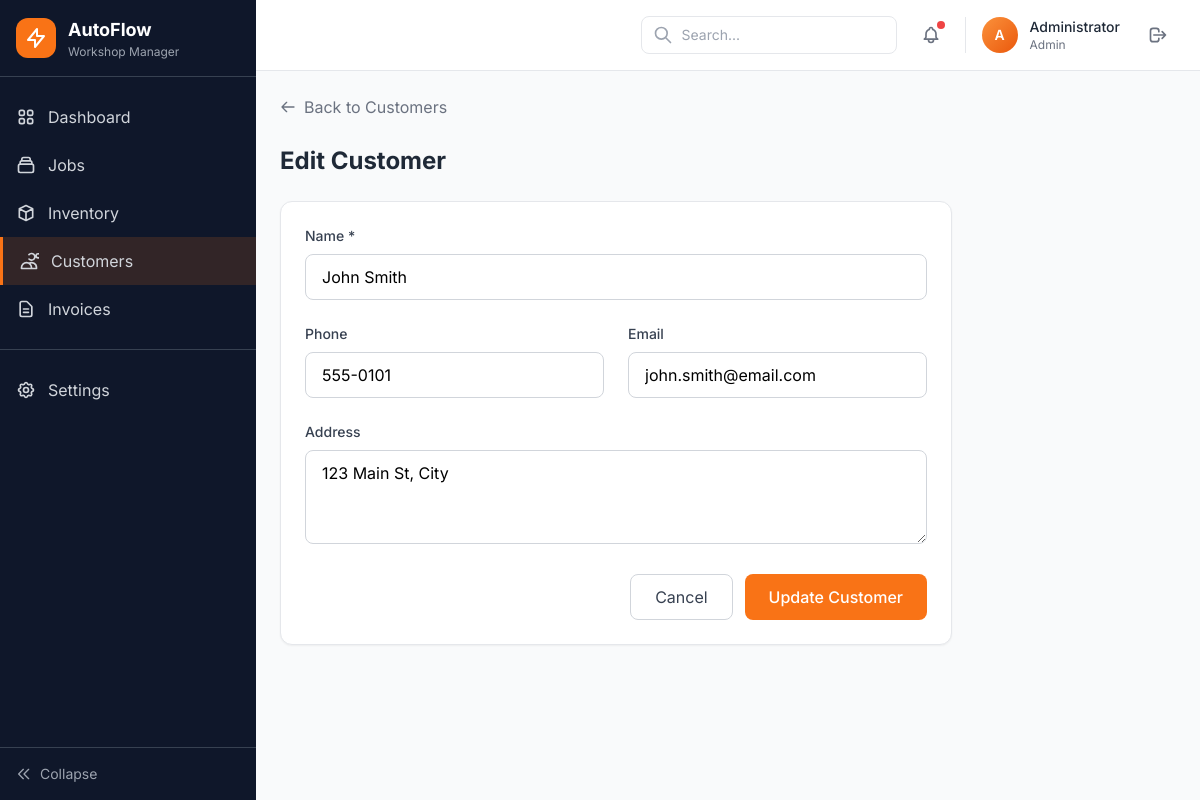
/public/admin/customers/1/edit (signed in), run on the app's committed database.
### tables this page shows
CREATE TABLE IF NOT EXISTS customers (
    id INT AUTO_INCREMENT PRIMARY KEY,
    name VARCHAR(100) NOT NULL,
    phone VARCHAR(20),
    email VARCHAR(100),
    address TEXT,
    created_at TIMESTAMP DEFAULT CURRENT_TIMESTAMP,
    updated_at TIMESTAMP DEFAULT CURRENT_TIMESTAMP ON UPDATE CURRENT_TIMESTAMP
);

### app/Controllers/CustomerController.php (called while the page is built, shortened)
<?php
class CustomerController extends Controller
{
    private CustomerModel $customerModel;
    public function __construct()
    {
        $this->customerModel = new CustomerModel();
    }
    public function edit(string $id): void
    {
        $customer = $this->customerModel->getById((int)$id);
        $this->view('admin/customers/form', [
            'pageTitle' => 'Edit Customer',
            'user' => $this->getCurrentUser(),
            'customer' => $customer,
            'flash' => $this->getFlash()
        ]);
    }
}

### public/index.php (called while the page is built, shortened)
<?php
spl_autoload_register(function ($class) {
    $prefix = 'App\\';
    $baseDir = BASE_PATH . '/app/';
    $len = strlen($prefix);
    $relativeClass = substr($class, $len);
    $file = $baseDir . str_replace('\\', '/', $relativeClass) . '.php';
});
$router = new Router();
$router->get('/', 'AuthController', 'login');
$router->get('/login', 'AuthController', 'login');
$router->post('/login', 'AuthController', 'authenticate');
$router->get('/logout', 'AuthController', 'logout');
$router->get('/admin/dashboard', 'DashboardController', 'index');
$router->get('/admin/jobs', 'JobController', 'index');
$router->get('/admin/jobs/create', 'JobController', 'create');
$router->post('/admin/jobs/store', 'JobController', 'store');
$router->get('/admin/jobs/{id}', 'JobController', 'show');
$router->get('/admin/jobs/{id}/edit', 'JobController', 'edit');
$router->post('/admin/jobs/{id}/update', 'JobController', 'update');
$router->post('/admin/jobs/{id}/delete', 'JobController', 'delete');
$router->post('/admin/jobs/{id}/status', 'JobController', 'updateStatus');
$router->get('/admin/inventory', 'InventoryController', 'index');
$router->get('/admin/inventory/create', 'InventoryController', 'create');
$router->post('/admin/inventory/store', 'InventoryController', 'store');
$router->get('/admin/inventory/{id}', 'InventoryController', 'show');
$router->get('/admin/inventory/{id}/edit', 'InventoryController', 'edit');
$router->post('/admin/inventory/{id}/update', 'InventoryController', 'update');
$router->post('/admin/inventory/{id}/delete', 'InventoryController', 'delete');
$router->get('/admin/customers', 'CustomerController', 'index');
$router->get('/admin/customers/create', 'CustomerController', 'create');
$router->post('/admin/customers/store', 'CustomerController', 'store');
$router->get('/admin/customers/{id}', 'CustomerController', 'show');
$router->get('/admin/customers/{id}/edit', 'CustomerController', 'edit');
$router->post('/admin/customers/{id}/update', 'CustomerController', 'update');
$router->post('/admin/customers/{id}/delete', 'CustomerController', 'delete');
$router->get('/admin/quotes', 'QuoteController', 'index');
$router->get('/admin/quotes/{id}', 'QuoteController', 'show');
$router->post('/admin/quotes/{id}/approve', 'QuoteController', 'approve');
$router->dispatch();

### config/database.php (called while the page is built)
<?php
return [
    'host' => 'localhost',
    'dbname' => 'wms_db',
    'username' => 'root',
    'password' => '',
    'charset' => 'utf8mb4',
    'options' => [
        PDO::ATTR_ERRMODE => PDO::ERRMODE_EXCEPTION,
        PDO::ATTR_DEFAULT_FETCH_MODE => PDO::FETCH_ASSOC,
        PDO::ATTR_EMULATE_PREPARES => false,
    ]
];

### app/Core/DB.php (called while the page is built, shortened)
<?php
class DB
{
    private static ?DB $instance = null;
    private \PDO $pdo;
    private function __construct()
    {
        $config = require dirname(__DIR__, 2) . '/config/database.php';
        $dsn = "mysql:host={$config['host']};dbname={$config['dbname']};charset={$config['charset']}";
        try {
            $this->pdo = new \PDO($dsn, $config['username'], $config['password'], $config['options']);
        } catch (\PDOException $e) {
            throw new \Exception("Database connection failed: " . $e->getMessage());
        }
    }
    public static function getInstance(): self
    {
        if (self::$instance === null) {
            self::$instance = new self();
        }
        return self::$instance;
    }
    public function getConnection(): \PDO
    {
        return $this->pdo;
    }
}

### app/Models/CustomerModel.php (called while the page is built, shortened)
<?php
class CustomerModel
{
    private \PDO $db;
    public function __construct()
    {
        $this->db = DB::getInstance()->getConnection();
    }
    public function getById(int $id): array|false
    {
        $stmt = $this->db->prepare("SELECT * FROM customers WHERE id = :id");
        $stmt->execute(['id' => $id]);
        return $stmt->fetch();
    }
}

### views/admin/customers/form.php (the view)
<?php $isEdit = isset($customer); ?>
<div class="space-y-6">
    <a href="/car1/public/admin/customers" class="inline-flex items-center gap-2 text-gray-500 hover:text-gray-700">
        <svg class="w-4 h-4" fill="none" stroke="currentColor" viewBox="0 0 24 24">
            <path stroke-linecap="round" stroke-linejoin="round" stroke-width="2" d="M10 19l-7-7m0 0l7-7m-7 7h18" />
        </svg>
        Back to Customers
    </a>
    <div>
        <h1 class="text-2xl font-bold text-gray-800"><?= $isEdit ? 'Edit Customer' : 'New Customer' ?></h1>
    </div>
    <form action="/car1/public/admin/customers/<?= $isEdit ? $customer['id'] . '/update' : 'store' ?>" method="POST" class="bg-white rounded-xl shadow-sm border p-6 space-y-6 max-w-2xl">
        <div class="grid grid-cols-1 md:grid-cols-2 gap-6">
            <div class="md:col-span-2">
                <label class="block text-sm font-medium text-gray-700 mb-2">Name *</label>
                <input type="text" name="name" value="<?= htmlspecialchars($customer['name'] ?? '') ?>" required class="w-full px-4 py-2.5 border border-gray-300 rounded-lg focus:ring-2 focus:ring-primary-500">
            </div>
            <div>
                <label class="block text-sm font-medium text-gray-700 mb-2">Phone</label>
                <input type="text" name="phone" value="<?= htmlspecialchars($customer['phone'] ?? '') ?>" class="w-full px-4 py-2.5 border border-gray-300 rounded-lg focus:ring-2 focus:ring-primary-500">
            </div>
            <div>
                <label class="block text-sm font-medium text-gray-700 mb-2">Email</label>
                <input type="email" name="email" value="<?= htmlspecialchars($customer['email'] ?? '') ?>" class="w-full px-4 py-2.5 border border-gray-300 rounded-lg focus:ring-2 focus:ring-primary-500">
            </div>
        </div>
        <div>
            <label class="block text-sm font-medium text-gray-700 mb-2">Address</label>
            <textarea name="address" rows="3" class="w-full px-4 py-2.5 border border-gray-300 rounded-lg focus:ring-2 focus:ring-primary-500"><?= htmlspecialchars($customer['address'] ?? '') ?></textarea>
        </div>
        <div class="flex justify-end gap-3">
            <a href="/car1/public/admin/customers" class="px-6 py-2.5 border border-gray-300 rounded-lg text-gray-700 hover:bg-gray-50">Cancel</a>
            <button type="submit" class="px-6 py-2.5 bg-primary-500 hover:bg-primary-600 text-white font-medium rounded-lg"><?= $isEdit ? 'Update Customer' : 'Add Customer' ?></button>
        </div>
    </form>
</div>

### app/Core/Router.php (shortened to what this page needs)
<?php
class Router
{
    private array $routes = [];
    public function get(string $path, string $controller, string $action): self
    {
        $this->routes['GET'][$path] = ['controller' => $controller, 'action' => $action];
        return $this;
    }
    public function post(string $path, string $controller, string $action): self
    {
        $this->routes['POST'][$path] = ['controller' => $controller, 'action' => $action];
        return $this;
    }
    public function dispatch(): void
    {
        $method = $_SERVER['REQUEST_METHOD'];
        $uri = parse_url($_SERVER['REQUEST_URI'], PHP_URL_PATH);
        $basePath = '/car1/public';
        if (strpos($uri, $basePath) === 0) {
            $uri = substr($uri, strlen($basePath));
        }
        foreach ($this->routes[$method] ?? [] as $path => $route) {
            $pattern = $this->convertToRegex($path);
            if (preg_match($pattern, $uri, $matches)) {
                array_shift($matches);
                $this->callAction($route['controller'], $route['action'], $matches);
                return;
            }
        }
    }
    private function convertToRegex(string $path): string
    {
        $pattern = preg_replace('/\{([a-zA-Z]+)\}/', '([^/]+)', $path);
        return '#^' . $pattern . '$#';
    }
    private function callAction(string $controller, string $action, array $params = []): void
    {
        $controllerInstance = new $controllerClass();
        call_user_func_array([$controllerInstance, $action], $params);
    }
}

### views/layouts/main.php (style rules this page uses)
body { font-family: 'Inter', sans-serif; }

### data on the page
customers: name "John Smith", phone "555-0101", email "john.smith@email.com", address "123 Main St, City"
